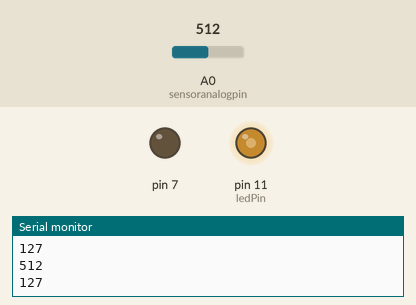
The sketch below on a simulated Arduino Uno, built with avr-gcc and run on an emulated ATmega328P. Shown: output pins drawn as LEDs (lit = HIGH), the last lines printed to the serial monitor. The test bench sets the inputs (shaded band); at power-on: A0 (sensoranalogpin) = 512.

Above: at 1.2 s.
1.3 s: A0 (sensoranalogpin) set to 716
At 2.6 s:
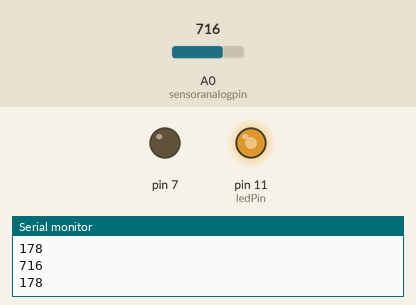
2.9 s: A0 (sensoranalogpin) set to 900
At 4.0 s:
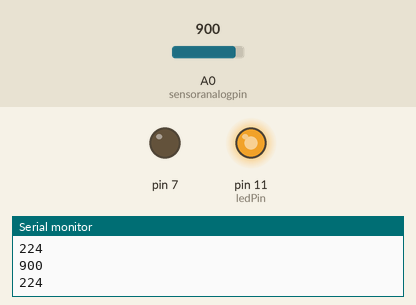
4.5 s: A0 (sensoranalogpin) set to 122
At 5.3 s:
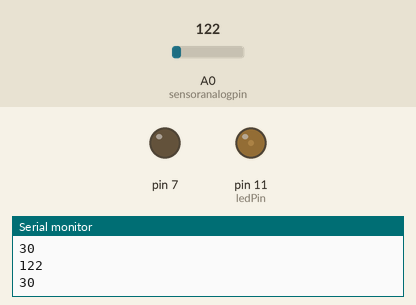
6.1 s: A0 (sensoranalogpin) set to 0
At 6.7 s:
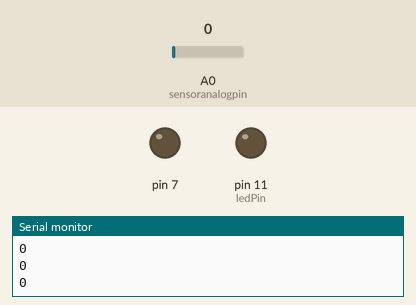
7.7 s: A0 (sensoranalogpin) set to 511
At 9.2 s:
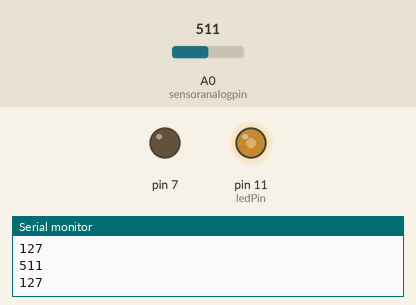
Timing chart, 0 to 10.3 s (numbered marks = the images above; inputs shaded):
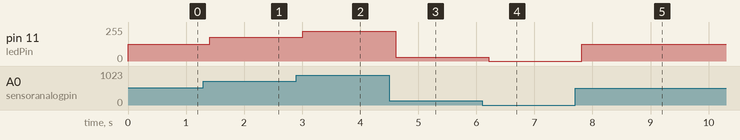

Measured:
- after the input at 1.3 s, pin 11 (ledPin): 127/255 → 178/255 after 0.10 s
- after the input at 2.9 s, pin 11 (ledPin): 178/255 → 224/255 after 0.11 s
- after the input at 4.5 s, pin 11 (ledPin): 224/255 → 30/255 after 0.11 s
- after the input at 6.1 s, pin 11 (ledPin): 30/255 → 0/255 after 0.12 s
- after the input at 7.7 s, pin 11 (ledPin): 0/255 → 127/255 after 0.12 s

The sketch:

LDR.ino
```cpp
int a;
int  sensoranalogpin=A0;
int ledPin=11;
int sensorvalue=0;
int outputValue=0;
void setup() {
  // put your setup code here, to run once:
pinMode(7,OUTPUT);
pinMode(A0,INPUT);
Serial.begin(9600);
}

void loop() {
  // put your main code here, to run repeatedly:
sensorvalue=analogRead(sensoranalogpin);
Serial.println(sensorvalue);
outputValue = map(sensorvalue, 0, 1023, 0, 255);
analogWrite(ledPin, outputValue);
Serial.println (outputValue);
delay(200);
}
```
